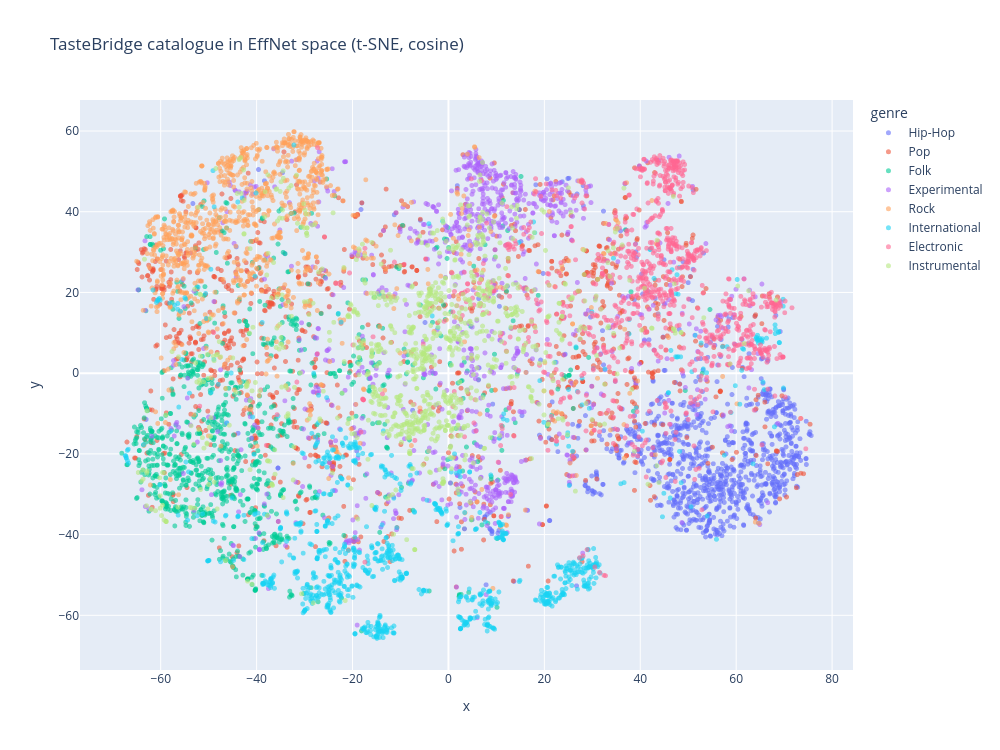

The notebook cell this image was saved under:
### Markdown cell above
## The base map — every track, coloured by genre

If the EffNet space is doing anything sensible, genres should form
recognisable neighbourhoods here even though nothing in the embedding or the
projection ever saw a genre label.

### Code cell
plot_df = pos.join(tracks_flat)

fig = px.scatter(
    plot_df, x="x", y="y", color="genre",
    hover_data=["title", "artist"],
    title="TasteBridge catalogue in EffNet space (t-SNE, cosine)",
    opacity=0.6, width=1000, height=750,
)
fig.update_traces(marker=dict(size=5))
fig.show()

### Figure 1 — Plotly figure (JSON) as saved in the notebook; plotly's stock layout.template omitted (floating-point values rounded to 4 significant figures; data arrays with more than 128 entries replaced by an {"elided": "..."} marker saying what was removed)
{"data": [{"customdata": {"elided": "997x2 str values"}, "hovertemplate": "genre=Hip-Hop<br>x=%{x}<br>y=%{y}<br>title=%{customdata[0]}<br>artist=%{customdata[1]}<extra></extra>", "legendgroup": "Hip-Hop", "marker": {"color": "#636efa", "opacity": 0.6, "size": 5, "symbol": "circle"}, "mode": "markers", "name": "Hip-Hop", "showlegend": true, "type": "scattergl", "x": {"elided": "997 float values"}, "xaxis": "x", "y": {"elided": "997 float values"}, "yaxis": "y"}, {"customdata": {"elided": "1000x2 str values"}, "hovertemplate": "genre=Pop<br>x=%{x}<br>y=%{y}<br>title=%{customdata[0]}<br>artist=%{customdata[1]}<extra></extra>", "legendgroup": "Pop", "marker": {"color": "#EF553B", "opacity": 0.6, "size": 5, "symbol": "circle"}, "mode": "markers", "name": "Pop", "showlegend": true, "type": "scattergl", "x": {"elided": "1000 float values"}, "xaxis": "x", "y": {"elided": "1000 float values"}, "yaxis": "y"}, {"customdata": {"elided": "1000x2 str values"}, "hovertemplate": "genre=Folk<br>x=%{x}<br>y=%{y}<br>title=%{customdata[0]}<br>artist=%{customdata[1]}<extra></extra>", "legendgroup": "Folk", "marker": {"color": "#00cc96", "opacity": 0.6, "size": 5, "symbol": "circle"}, "mode": "markers", "name": "Folk", "showlegend": true, "type": "scattergl", "x": {"elided": "1000 float values"}, "xaxis": "x", "y": {"elided": "1000 float values"}, "yaxis": "y"}, {"customdata": {"elided": "999x2 str values"}, "hovertemplate": "genre=Experimental<br>x=%{x}<br>y=%{y}<br>title=%{customdata[0]}<br>artist=%{customdata[1]}<extra></extra>", "legendgroup": "Experimental", "marker": {"color": "#ab63fa", "opacity": 0.6, "size": 5, "symbol": "circle"}, "mode": "markers", "name": "Experimental", "showlegend": true, "type": "scattergl", "x": {"elided": "999 float values"}, "xaxis": "x", "y": {"elided": "999 float values"}, "yaxis": "y"}, {"customdata": {"elided": "999x2 str values"}, "hovertemplate": "genre=Rock<br>x=%{x}<br>y=%{y}<br>title=%{customdata[0]}<br>artist=%{customdata[1]}<extra></extra>", "legendgroup": "Rock", "marker": {"color": "#FFA15A", "opacity": 0.6, "size": 5, "symbol": "circle"}, "mode": "markers", "name": "Rock", "showlegend": true, "type": "scattergl", "x": {"elided": "999 float values"}, "xaxis": "x", "y": {"elided": "999 float values"}, "yaxis": "y"}, {"customdata": {"elided": "1000x2 str values"}, "hovertemplate": "genre=International<br>x=%{x}<br>y=%{y}<br>title=%{customdata[0]}<br>artist=%{customdata[1]}<extra></extra>", "legendgroup": "International", "marker": {"color": "#19d3f3", "opacity": 0.6, "size": 5, "symbol": "circle"}, "mode": "markers", "name": "International", "showlegend": true, "type": "scattergl", "x": {"elided": "1000 float values"}, "xaxis": "x", "y": {"elided": "1000 float values"}, "yaxis": "y"}, {"customdata": {"elided": "999x2 str values"}, "hovertemplate": "genre=Electronic<br>x=%{x}<br>y=%{y}<br>title=%{customdata[0]}<br>artist=%{customdata[1]}<extra></extra>", "legendgroup": "Electronic", "marker": {"color": "#FF6692", "opacity": 0.6, "size": 5, "symbol": "circle"}, "mode": "markers", "name": "Electronic", "showlegend": true, "type": "scattergl", "x": {"elided": "999 float values"}, "xaxis": "x", "y": {"elided": "999 float values"}, "yaxis": "y"}, {"customdata": {"elided": "1000x2 str values"}, "hovertemplate": "genre=Instrumental<br>x=%{x}<br>y=%{y}<br>title=%{customdata[0]}<br>artist=%{customdata[1]}<extra></extra>", "legendgroup": "Instrumental", "marker": {"color": "#B6E880", "opacity": 0.6, "size": 5, "symbol": "circle"}, "mode": "markers", "name": "Instrumental", "showlegend": true, "type": "scattergl", "x": {"elided": "1000 float values"}, "xaxis": "x", "y": {"elided": "1000 float values"}, "yaxis": "y"}], "layout": {"height": 750, "legend": {"title": {"text": "genre"}, "tracegroupgap": 0}, "title": {"text": "TasteBridge catalogue in EffNet space (t-SNE, cosine)"}, "width": 1000, "xaxis": {"anchor": "y", "domain": [0.0, 1.0], "title": {"text": "x"}}, "yaxis": {"anchor": "x", "domain": [0.0, 1.0], "title": {"text": "y"}}}}
